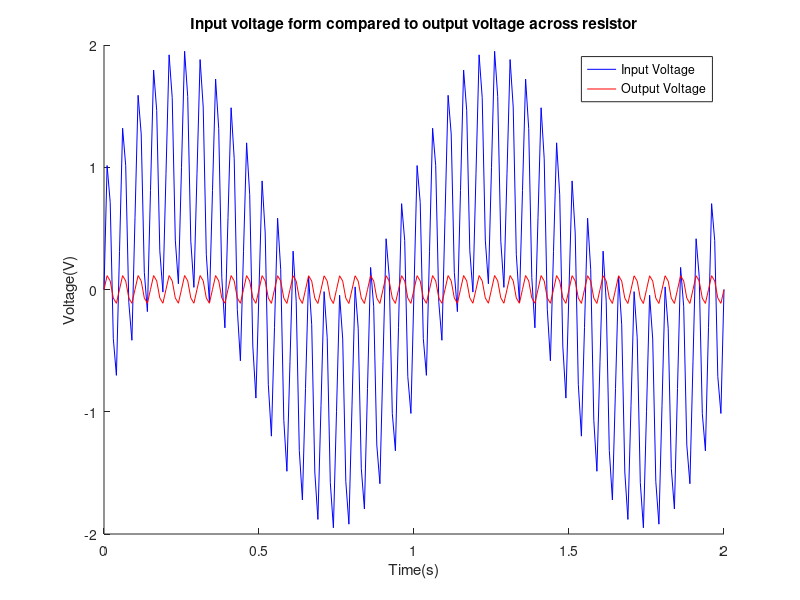

Reproduce this figure in MATLAB.
clc;
clear all;

t = 0:.01:2;

R = 50000;
C = 0.318e-6;

tau = R * C;

Vin = sin(2*pi*t) + sin(100*2*pi*t) + sin(120*2*pi*t);
Vin_comps = [sin(2*pi*t), sin(100*2*pi*t), sin(120*2*pi*t)];

w = [.02*pi, 1*2*pi, 1.2*2*pi];

Vo = (sin(2*pi*t))*((w(1)*R*C)/(sqrt(1 + (w(1)*R*C).^2))) + (sin(100*2*pi*t))*((w(2)*R*C)/(sqrt(1 + (w(2)*R*C).^2))) + (sin(120*2*pi*t))*((w(3)*R*C)/(sqrt(1 + (w(3)*R*C).^2)));

figure(1)
hold on
plot(t,Vin, 'b');
plot(t,Vo, 'r');
title('Input voltage form compared to output voltage across resistor');
legend('Input Voltage', 'Output Voltage');
xlabel('Time(s)');
ylabel('Voltage(V)');
hold off

disp(tau);
